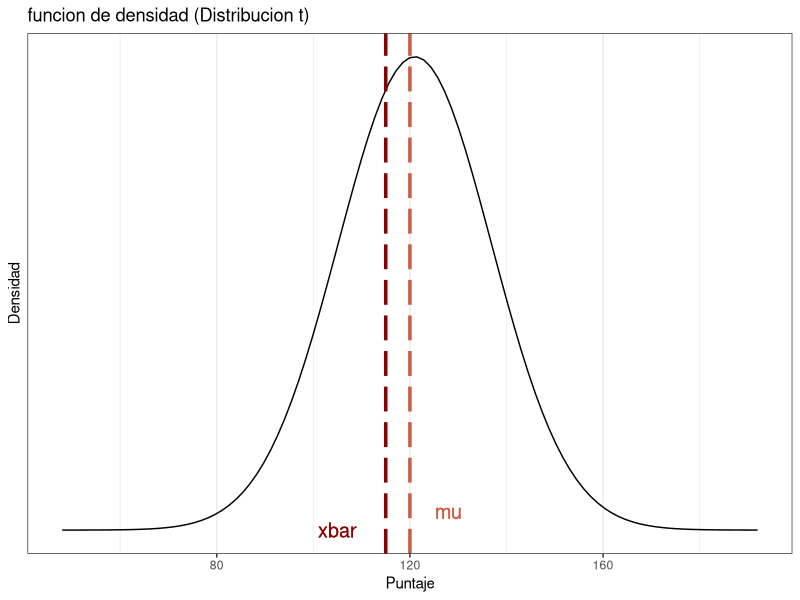
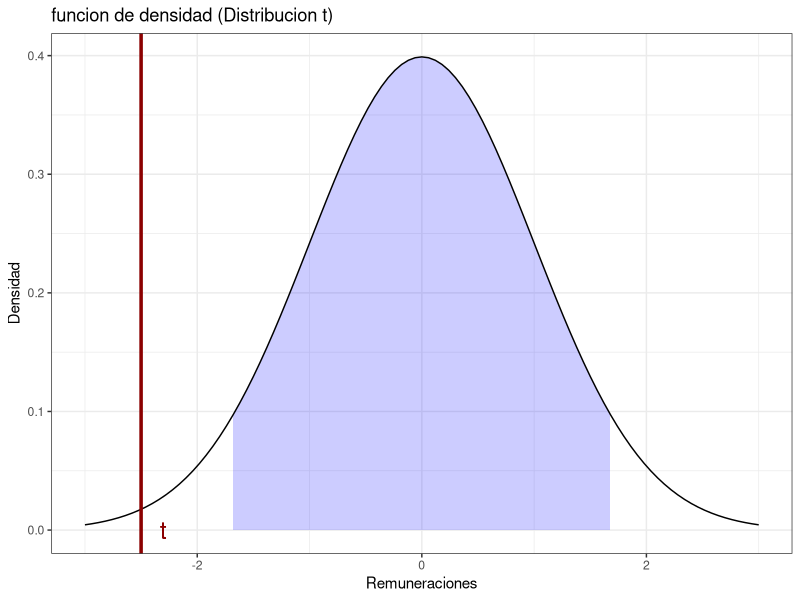

Source code (R) for these figures, in order:
#================
# 1.- Con lo anterior, busque o cree un ejercicio donde deba aplicar la prueba t, 
#     pero para una sola cola. (20 puntos)
#================

library(ggplot2)

grafico_densidad = ggplot(data = data.frame(x = c(48, 192)), aes(x)) + 
  stat_function(fun = dt, n = 101, args = list(x = 120, df = 29)) + 
  ylab("") + scale_y_continuous(breaks = NULL) + xlab("Puntaje") + ylab("Densidad") + 
  ggtitle("funcion de densidad (Distribucion t)") + theme_bw() + 
  geom_vline(xintercept = 115, cex = 1.2, colour = "darkred", linetype = "longdash") + 
  geom_text(aes(x = 105, label = "xbar", y = 0.0), colour = "darkred", size=5) + 
  geom_vline(xintercept = 120, cex = 1.2, colour = "coral3", linetype = "longdash") +
  geom_text(aes(x = 128, label = "mu", y = 0.001), colour = "coral3", size=5)

grafico_densidad

# Datos del ejercicio
mu = 120     # Valor hipotetico bajo Ho ([mmHg] presion arterial grupo control)
s = 10       # Desviacion estandar muestral ([mmHg] presion arterial)
x_bar = 115  # Media muestral ([mmHg] presion arterial)
n = 25       # Tamaño de la muestra

# Normalizacion
# Calculo del estadistico t
t = (x_bar - mu) / (s / sqrt(n))
t

# Nivel de significancia
alfa = 0.05

# Confianza
confianza = 1-alfa
confianza

# Calculo de intervalo una cola
t_alfa = qt(alfa, df = n-1)
t_alfa

set.seed(100)

# Creacion de muestra artificial
datos = rnorm(n, x_bar, s)

# Aplicacion del test
t = t.test(x = datos, mu = mu, conf.level = confianza)
print(t)

dnorm_limit = function(x) {
  y = dnorm(x)
  y[x < t_alfa | x > -t_alfa] = NA
  return(y)
}

grafico_densidad = ggplot(data = data.frame(x = c(-3, 3)), aes(x = x)) + 
  stat_function(fun = dnorm_limit, geom = "area", fill = "blue", alpha = 0.2) + stat_function(fun = dnorm) + 
  xlab("Remuneraciones") + ylab("Densidad") + ggtitle("funcion de densidad (Distribucion t)") + theme_bw() + 
  geom_vline(xintercept = (x_bar - mu) / (s/sqrt(n)), cex = 1.2, colour = "darkred") + 
  geom_text(aes(x = (x_bar - mu) / (s/sqrt(n)) + 0.2, label = "t", y = 0.0), colour = "darkred", size=6)
  
plot(grafico_densidad)
